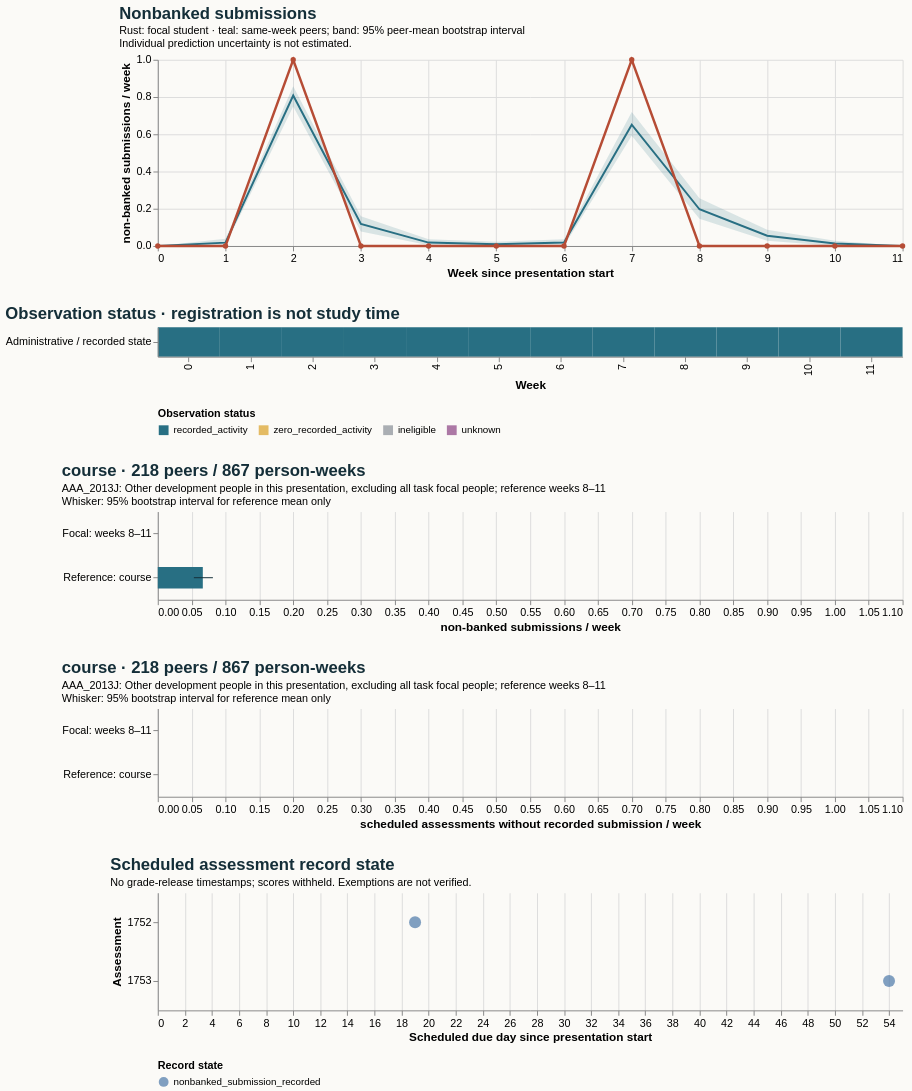

This figure's Vega-Lite source:
### Vega-Lite specification from a JSON file in a GitHub repository (floating-point values rounded to 4 significant figures)
{"$schema": "https://vega.github.io/schema/vega-lite/v5.20.1.json", "config": {"axis": {"labelFontSize": 11, "titleFontSize": 12}, "background": "#fbfaf7", "font": "sans-serif", "title": {"anchor": "start", "color": "#142e38", "fontSize": 17, "subtitleFontSize": 11}, "view": {"continuousHeight": 300, "continuousWidth": 300, "stroke": null}}, "datasets": {"data-0623f94caaf4fa59cf0217b551db9f80": [{"end_day": 6, "focal_value": 0.0, "peer_ci_high": 0.0, "peer_ci_low": 0.0, "peer_mean": 0.0, "peer_observations": 221, "peer_people": 221, "reference": "course", "unit": "non-banked submissions / week", "week": 0}, {"end_day": 13, "focal_value": 0.0, "peer_ci_high": 0.03857, "peer_ci_low": 0.004525, "peer_mean": 0.0181, "peer_observations": 221, "peer_people": 221, "reference": "course", "unit": "non-banked submissions / week", "week": 1}, {"end_day": 20, "focal_value": 1.0, "peer_ci_high": 0.8584, "peer_ci_low": 0.7489, "peer_mean": 0.8082, "peer_observations": 219, "peer_people": 219, "reference": "course", "unit": "non-banked submissions / week", "week": 2}, {"end_day": 27, "focal_value": 0.0, "peer_ci_high": 0.1598, "peer_ci_low": 0.07763, "peer_mean": 0.1187, "peer_observations": 219, "peer_people": 219, "reference": "course", "unit": "non-banked submissions / week", "week": 3}, {"end_day": 34, "focal_value": 0.0, "peer_ci_high": 0.03653, "peer_ci_low": 0.004566, "peer_mean": 0.01826, "peer_observations": 219, "peer_people": 219, "reference": "course", "unit": "non-banked submissions / week", "week": 4}, {"end_day": 41, "focal_value": 0.0, "peer_ci_high": 0.02294, "peer_ci_low": 0.0, "peer_mean": 0.009174, "peer_observations": 218, "peer_people": 218, "reference": "course", "unit": "non-banked submissions / week", "week": 5}, {"end_day": 48, "focal_value": 0.0, "peer_ci_high": 0.0367, "peer_ci_low": 0.0, "peer_mean": 0.01835, "peer_observations": 218, "peer_people": 218, "reference": "course", "unit": "non-banked submissions / week", "week": 6}, {"end_day": 55, "focal_value": 1.0, "peer_ci_high": 0.7202, "peer_ci_low": 0.5917, "peer_mean": 0.6514, "peer_observations": 218, "peer_people": 218, "reference": "course", "unit": "non-banked submissions / week", "week": 7}, {"end_day": 62, "focal_value": 0.0, "peer_ci_high": 0.2569, "peer_ci_low": 0.1468, "peer_mean": 0.1972, "peer_observations": 218, "peer_people": 218, "reference": "course", "unit": "non-banked submissions / week", "week": 8}, {"end_day": 69, "focal_value": 0.0, "peer_ci_high": 0.08756, "peer_ci_low": 0.02765, "peer_mean": 0.0553, "peer_observations": 217, "peer_people": 217, "reference": "course", "unit": "non-banked submissions / week", "week": 9}, {"end_day": 76, "focal_value": 0.0, "peer_ci_high": 0.02765, "peer_ci_low": 0.0, "peer_mean": 0.01382, "peer_observations": 217, "peer_people": 217, "reference": "course", "unit": "non-banked submissions / week", "week": 10}, {"end_day": 83, "focal_value": 0.0, "peer_ci_high": 0.0, "peer_ci_low": 0.0, "peer_mean": 0.0, "peer_observations": 215, "peer_people": 215, "reference": "course", "unit": "non-banked submissions / week", "week": 11}], "data-4047e8b290c55e04761a5da0661d9fdd": [{"hi": null, "lo": null, "series": "Focal: weeks 8–11", "value": 0.0}, {"hi": 0.08142, "lo": 0.0533, "series": "Reference: course", "value": 0.06651}], "data-74a25612426e451091e8aeff2fcd05c2": [{"eligible_days": 7.0, "end_day": 6, "logging_completeness": "unknown", "observation_status": "recorded_activity", "row": "Administrative / recorded state", "score_status": "withheld_release_time_unknown", "start_day": 0, "value": 0.0, "week": 0}, {"eligible_days": 7.0, "end_day": 13, "logging_completeness": "unknown", "observation_status": "recorded_activity", "row": "Administrative / recorded state", "score_status": "withheld_release_time_unknown", "start_day": 7, "value": 0.0, "week": 1}, {"eligible_days": 7.0, "end_day": 20, "logging_completeness": "unknown", "observation_status": "recorded_activity", "row": "Administrative / recorded state", "score_status": "withheld_release_time_unknown", "start_day": 14, "value": 1.0, "week": 2}, {"eligible_days": 7.0, "end_day": 27, "logging_completeness": "unknown", "observation_status": "recorded_activity", "row": "Administrative / recorded state", "score_status": "withheld_release_time_unknown", "start_day": 21, "value": 0.0, "week": 3}, {"eligible_days": 7.0, "end_day": 34, "logging_completeness": "unknown", "observation_status": "recorded_activity", "row": "Administrative / recorded state", "score_status": "withheld_release_time_unknown", "start_day": 28, "value": 0.0, "week": 4}, {"eligible_days": 7.0, "end_day": 41, "logging_completeness": "unknown", "observation_status": "recorded_activity", "row": "Administrative / recorded state", "score_status": "withheld_release_time_unknown", "start_day": 35, "value": 0.0, "week": 5}, {"eligible_days": 7.0, "end_day": 48, "logging_completeness": "unknown", "observation_status": "recorded_activity", "row": "Administrative / recorded state", "score_status": "withheld_release_time_unknown", "start_day": 42, "value": 0.0, "week": 6}, {"eligible_days": 7.0, "end_day": 55, "logging_completeness": "unknown", "observation_status": "recorded_activity", "row": "Administrative / recorded state", "score_status": "withheld_release_time_unknown", "start_day": 49, "value": 1.0, "week": 7}, {"eligible_days": 7.0, "end_day": 62, "logging_completeness": "unknown", "observation_status": "recorded_activity", "row": "Administrative / recorded state", "score_status": "withheld_release_time_unknown", "start_day": 56, "value": 0.0, "week": 8}, {"eligible_days": 7.0, "end_day": 69, "logging_completeness": "unknown", "observation_status": "recorded_activity", "row": "Administrative / recorded state", "score_status": "withheld_release_time_unknown", "start_day": 63, "value": 0.0, "week": 9}, {"eligible_days": 7.0, "end_day": 76, "logging_completeness": "unknown", "observation_status": "recorded_activity", "row": "Administrative / recorded state", "score_status": "withheld_release_time_unknown", "start_day": 70, "value": 0.0, "week": 10}, {"eligible_days": 7.0, "end_day": 83, "logging_completeness": "unknown", "observation_status": "recorded_activity", "row": "Administrative / recorded state", "score_status": "withheld_release_time_unknown", "start_day": 77, "value": 0.0, "week": 11}], "data-770ce5d87c1c8bea199b2664b3a9bcb9": [{"hi": null, "lo": null, "series": "Focal: weeks 8–11", "value": 0.0}, {"hi": 0.0, "lo": 0.0, "series": "Reference: course", "value": 0.0}], "data-ac24280b31196a370df62ac9ea657e7d": [{"as_of_day": 20, "assessment_id": 1752, "course": "AAA_2013J", "due_day": 19, "person_id": 1035023, "score_status": "withheld_release_time_unknown", "state": "nonbanked_submission_recorded", "week": 2}, {"as_of_day": 55, "assessment_id": 1753, "course": "AAA_2013J", "due_day": 54, "person_id": 1035023, "score_status": "withheld_release_time_unknown", "state": "nonbanked_submission_recorded", "week": 7}]}, "resolve": {"scale": {"color": "independent"}}, "spacing": 28, "vconcat": [{"data": {"name": "data-0623f94caaf4fa59cf0217b551db9f80"}, "height": 190, "layer": [{"encoding": {"x": {"axis": {"tickMinStep": 1}, "field": "week", "title": "Week since presentation start", "type": "quantitative"}, "y": {"field": "peer_ci_low", "scale": {"zero": true}, "title": "non-banked submissions / week", "type": "quantitative"}, "y2": {"field": "peer_ci_high"}}, "mark": {"color": "#286f83", "opacity": 0.16, "type": "area"}}, {"encoding": {"tooltip": [{"field": "week", "type": "quantitative"}, {"field": "peer_mean", "type": "quantitative"}, {"field": "peer_people", "type": "quantitative"}, {"field": "peer_observations", "type": "quantitative"}], "x": {"field": "week", "type": "quantitative"}, "y": {"field": "peer_mean", "type": "quantitative"}}, "mark": {"color": "#286f83", "strokeWidth": 2, "type": "line"}}, {"encoding": {"tooltip": [{"field": "week", "type": "quantitative"}, {"field": "focal_value", "type": "quantitative"}], "x": {"field": "week", "type": "quantitative"}, "y": {"field": "focal_value", "type": "quantitative"}}, "mark": {"color": "#b64c35", "point": {"color": "#b64c35"}, "strokeWidth": 2.5, "type": "line"}}], "title": {"subtitle": ["Rust: focal student · teal: same-week peers; band: 95% peer-mean bootstrap interval", "Individual prediction uncertainty is not estimated."], "text": "Nonbanked submissions"}, "width": 760}, {"data": {"name": "data-74a25612426e451091e8aeff2fcd05c2"}, "encoding": {"color": {"field": "observation_status", "legend": {"labelLimit": 260, "orient": "bottom"}, "scale": {"domain": ["recorded_activity", "zero_recorded_activity", "ineligible", "unknown"], "range": ["#286f83", "#e4bb64", "#aaaeb3", "#ac78a5"]}, "title": "Observation status", "type": "nominal"}, "tooltip": [{"field": "week", "type": "quantitative"}, {"field": "eligible_days", "type": "quantitative"}, {"field": "observation_status", "type": "nominal"}, {"field": "logging_completeness", "type": "nominal"}], "x": {"field": "week", "title": "Week", "type": "ordinal"}, "y": {"field": "row", "title": null, "type": "nominal"}}, "height": 30, "mark": {"type": "rect"}, "title": "Observation status · registration is not study time", "width": 760}, {"data": {"name": "data-4047e8b290c55e04761a5da0661d9fdd"}, "height": 90, "layer": [{"encoding": {"x": {"field": "value", "scale": {"domain": [0, 1.05], "zero": true}, "title": "non-banked submissions / week", "type": "quantitative"}, "y": {"field": "series", "sort": null, "title": null, "type": "nominal"}}, "mark": {"color": "#286f83", "size": 22, "type": "bar"}}, {"encoding": {"x": {"field": "lo", "type": "quantitative"}, "x2": {"field": "hi"}, "y": {"field": "series", "sort": null, "title": null, "type": "nominal"}}, "mark": {"color": "#142e38", "type": "rule"}}], "title": {"subtitle": ["AAA_2013J: Other development people in this presentation, excluding all task focal people; reference weeks 8–11", "Whisker: 95% bootstrap interval for reference mean only"], "text": "course · 218 peers / 867 person-weeks"}, "width": 760}, {"data": {"name": "data-770ce5d87c1c8bea199b2664b3a9bcb9"}, "height": 90, "layer": [{"encoding": {"x": {"field": "value", "scale": {"domain": [0, 1.05], "zero": true}, "title": "scheduled assessments without recorded submission / week", "type": "quantitative"}, "y": {"field": "series", "sort": null, "title": null, "type": "nominal"}}, "mark": {"color": "#286f83", "size": 22, "type": "bar"}}, {"encoding": {"x": {"field": "lo", "type": "quantitative"}, "x2": {"field": "hi"}, "y": {"field": "series", "sort": null, "title": null, "type": "nominal"}}, "mark": {"color": "#142e38", "type": "rule"}}], "title": {"subtitle": ["AAA_2013J: Other development people in this presentation, excluding all task focal people; reference weeks 8–11", "Whisker: 95% bootstrap interval for reference mean only"], "text": "course · 218 peers / 867 person-weeks"}, "width": 760}, {"data": {"name": "data-ac24280b31196a370df62ac9ea657e7d"}, "encoding": {"color": {"field": "state", "legend": {"labelLimit": 400, "orient": "bottom"}, "title": "Record state", "type": "nominal"}, "tooltip": [{"field": "assessment_id", "type": "quantitative"}, {"field": "due_day", "type": "quantitative"}, {"field": "as_of_day", "type": "quantitative"}, {"field": "state", "type": "nominal"}, {"field": "score_status", "type": "nominal"}], "x": {"field": "due_day", "title": "Scheduled due day since presentation start", "type": "quantitative"}, "y": {"field": "assessment_id", "title": "Assessment", "type": "nominal"}}, "height": 120, "mark": {"filled": true, "size": 150, "type": "point"}, "title": {"subtitle": "No grade-release timestamps; scores withheld. Exemptions are not verified.", "text": "Scheduled assessment record state"}, "width": 760}]}
